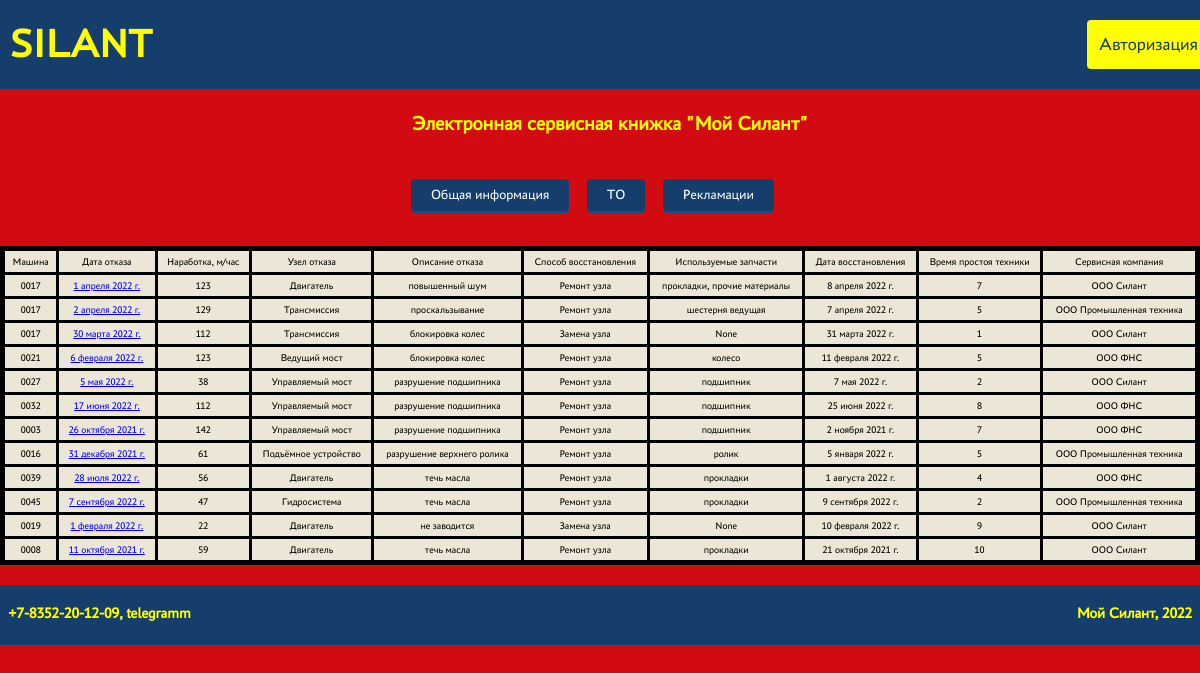
The app's page /claims/ with its own data.
### silant_app/models.py (models this page shows, shortened)
class Claims(models.Model):
    slug = models.SlugField(max_length=255, unique=True, db_index=True, verbose_name="URL")
    date_rejection = models.DateField(auto_now=False, auto_now_add=False, verbose_name='Дата отказа')
    operating_time = models.IntegerField(verbose_name='Наработка, м/час')
    node_rejection = models.ForeignKey(NodeRejection, on_delete=models.CASCADE, verbose_name='Характер отказа')
    description_rejection = models.CharField(max_length=255, verbose_name='Описание отказа')
    recovery_method = models.CharField(max_length=255, verbose_name='Способ восстановления')
    spare_parts = models.ForeignKey(SpareParts,blank=True, null=True, on_delete=models.CASCADE, verbose_name='Используемые запчасти')
    date_recovery = models.DateField(auto_now=False, auto_now_add=False, verbose_name='Дата востановления')
    machine_downtime = models.CharField(max_length=255, verbose_name='Время простоя техники')
    car = models.ForeignKey(Car, on_delete=models.CASCADE, verbose_name='Машина')
    service_company = models.ForeignKey(ServiceCompany,blank=True, on_delete=models.CASCADE, verbose_name='Сервисная компания')
    def get_absolute_url(self):
        return reverse('claims', kwargs={'claims_slug': self.slug})
    class Meta:
        verbose_name = 'Рекламация'
        verbose_name_plural = 'Рекламации'

class Car(models.Model):
    slug = models.SlugField(max_length=255, unique=True, db_index=True, verbose_name="URL")
    machine_serial_number = models.CharField(max_length=255, unique=True, verbose_name='Зав. № машины')
    vehicle_model = models.ForeignKey(VehicleModel, on_delete=models.CASCADE, verbose_name='Модель техники')
    engine_model = models.ForeignKey(EngineModel, on_delete=models.CASCADE, verbose_name='Модель двигателя')
    engine_serial_number = models.CharField(max_length=255, verbose_name='Зав. № двигателя')
    transmission_model = models.ForeignKey(TransmissionModel, on_delete=models.CASCADE, verbose_name='Модель трансмиссии')
    transmission_serial_number = models.CharField(max_length=255, verbose_name='Зав. № трансмиссии')
    drive_axle_model = models.ForeignKey(DriveAxleModel, on_delete=models.CASCADE, verbose_name='Модель ведущего моста')
    drive_axle_serial_number = models.CharField(max_length=255, verbose_name='Зав. № ведущего моста')
    steerable_axle_model = models.ForeignKey(SteerableAxleModel, on_delete=models.CASCADE, verbose_name='Модель управляемого моста')
    steerable_axle_serial_number = models.CharField(max_length=255, verbose_name='Зав. № управляемого моста')
    delivery_contract = models.CharField(max_length=255, verbose_name='Договор поставки №, дата')
    shipping_date = models.DateField(auto_now=False, auto_now_add=False, verbose_name='Дата отгрузки с завода')
    consignee = models.CharField(max_length=255, verbose_name='Грузополучатель')
    delivery_address = models.CharField(max_length=255, verbose_name='Адрес поставки')
    equipment = models.CharField(max_length=255, verbose_name='Комплектация')
    client = models.CharField(max_length=255, verbose_name='Клиент')
    service_company = models.ForeignKey(ServiceCompany, on_delete=models.CASCADE, verbose_name='Сервисная компания')
    def __str__(self):
        return self.machine_serial_number
    class Meta:
        verbose_name = 'Машина'
        verbose_name_plural = 'Машины'

class NodeRejection(models.Model):
    slug = models.SlugField(max_length=255, unique=True, db_index=True, verbose_name="URL")
    title = models.CharField(max_length=255, verbose_name='Название')
    description = models.TextField(verbose_name='Описание', blank=True, null=True, default='Описания нет')
    def __str__(self):
        return self.title
    class Meta:
        verbose_name = 'Узел отказа'
        verbose_name_plural = 'Узлы отказа'

class SpareParts(models.Model):
    slug = models.SlugField(max_length=255, unique=True, db_index=True, verbose_name="URL")
    title = models.CharField(max_length=255, verbose_name='Название')
    description = models.TextField(verbose_name='Описание', blank=True, null=True, default='Описания нет')
    def __str__(self):
        return self.title
    class Meta:
        verbose_name = 'Используемые запчасти'

class ServiceCompany(models.Model):
    slug = models.SlugField(max_length=255, unique=True, db_index=True, verbose_name="URL")
    title = models.CharField(max_length=255, verbose_name='Название')
    description = models.TextField(verbose_name='Описание', blank=True, null=True, default='Описания нет')
    def __str__(self):
        return self.title
    class Meta:
        verbose_name = 'Сервисная компания'
        verbose_name_plural = 'Сервисные компании'

### silant_app/views.py (the view)
# urls.py: path('claims/', ClaimsList.as_view(), name='table_claims'),
class ClaimsList(ListView):
    model = Claims
    template_name = 'silant_app/table_claims.html'
    context_object_name = 'posts'

### silant_app/templates/silant_app/table_claims.html
{% extends 'silant_app/base.html' %}
{% load static %}
{% block content %}
<div class="nav_table">
    <a class="btn" href="{% url 'table_car' %}">Общая информация</a>
    <a class="btn" href="{% url 'table_service' %}">ТО</a>
    <a class="btn" href="{% url 'table_claims' %}">Рекламации</a>
</div>
<table>
    <tr>
        <td>Машина</td>
        <td>Дата отказа</td>
        <td>Наработка, м/час</td>
        <td>Узел отказа</td>
        <td>Описание отказа</td>
        <td>Способ восстановления</td>
        <td>Используемые запчасти</td>
        <td>Дата восстановления</td>
        <td>Время простоя техники</td>
        <td>Сервисная компания</td>
    </tr>
    {% for p in posts %}
    {% autoescape on %}
    <tr>
        <td>{{p.car}}</td>
        <td><a href="{{ p.get_absolute_url }}">{{p.date_rejection}}</a></td>
        <td>{{p.operating_time}}</td>
        <td>{{p.node_rejection}}</td>
        <td>{{p.description_rejection}}</td>
        <td>{{p.recovery_method}}</td>
        <td>{{p.spare_parts}}</td>
        <td>{{p.date_recovery}}</td>
        <td>{{p.machine_downtime}}</td>
        <td>{{p.service_company}}</td>
    </tr>
    {% endautoescape %}
    {% endfor %}
</table>
{% endblock %}

### silant_app/static/silant_app/css/style.css (style rules this page uses)
html, body { font-family: "PT Astra Sans"; font-size: 10px; background-color: #D20A11; margin: 0; padding: 0; height: 100%; width: 100%; color: #000000; }
.nav_table { overflow: hidden; background-color: #D20A11; padding: 20px 10px; text-align: center; }
.btn { display: inline-block; box-sizing: border-box; padding: 0 20px; margin: 0 15px 15px 0; outline: none; border: none; border-radius: 4px; height: 32px; line-height: 32px; font-size: 14px; font-weight: 500; text-decoration: none; color: #fff; background-color: #163E6C; box-shadow: 0 2px #21487f; cursor: pointer; user-select: none; appearance: none; touch-action: manipulation; vertical-align: top; }
table { text-align: center; width: 100%; margin-bottom: 20px; border: 5px solid #000000; border-collapse: collapse; }
table td { background: #EBE6D6; border: 3px solid #000000; padding: 5px; }

### records on screen
Claims: car "0017", date_rejection "1 апреля 2022 г.", operating_time "123", node_rejection "Двигатель", description_rejection "повышенный шум", recovery_method "Ремонт узла", spare_parts "прокладки, прочие материалы", date_recovery "8 апреля 2022 г.", machine_downtime "7", service_company "ООО Силант"
Claims: car "0017", date_rejection "2 апреля 2022 г.", operating_time "129", node_rejection "Трансмиссия", description_rejection "проскальзывание", recovery_method "Ремонт узла", spare_parts "шестерня ведущая", date_recovery "7 апреля 2022 г.", machine_downtime "5", service_company "ООО Промышленная техника"
Claims: car "0017", date_rejection "30 марта 2022 г.", operating_time "112", node_rejection "Трансмиссия", description_rejection "блокировка колес", recovery_method "Замена узла", spare_parts "None", date_recovery "31 марта 2022 г.", machine_downtime "1", service_company "ООО Силант"
Claims: car "0021", date_rejection "6 февраля 2022 г.", operating_time "123", node_rejection "Ведущий мост", description_rejection "блокировка колес", recovery_method "Ремонт узла", spare_parts "колесо", date_recovery "11 февраля 2022 г.", machine_downtime "5", service_company "ООО ФНС"
Claims: car "0027", date_rejection "5 мая 2022 г.", operating_time "38", node_rejection "Управляемый мост", description_rejection "разрушение подшипника", recovery_method "Ремонт узла", spare_parts "подшипник", date_recovery "7 мая 2022 г.", machine_downtime "2", service_company "ООО Силант"
Claims: car "0032", date_rejection "17 июня 2022 г.", operating_time "112", node_rejection "Управляемый мост", description_rejection "разрушение подшипника", recovery_method "Ремонт узла", spare_parts "подшипник", date_recovery "25 июня 2022 г.", machine_downtime "8", service_company "ООО ФНС"
Claims: car "0003", date_rejection "26 октября 2021 г.", operating_time "142", node_rejection "Управляемый мост", description_rejection "разрушение подшипника", recovery_method "Ремонт узла", spare_parts "подшипник", date_recovery "2 ноября 2021 г.", machine_downtime "7", service_company "ООО ФНС"
Claims: car "0016", date_rejection "31 декабря 2021 г.", operating_time "61", node_rejection "Подъёмное устройство", description_rejection "разрушение верхнего ролика", recovery_method "Ремонт узла", spare_parts "ролик", date_recovery "5 января 2022 г.", machine_downtime "5", service_company "ООО Промышленная техника"
Claims: car "0039", date_rejection "28 июля 2022 г.", operating_time "56", node_rejection "Двигатель", description_rejection "течь масла", recovery_method "Ремонт узла", spare_parts "прокладки", date_recovery "1 августа 2022 г.", machine_downtime "4", service_company "ООО ФНС"
Claims: car "0045", date_rejection "7 сентября 2022 г.", operating_time "47", node_rejection "Гидросистема", description_rejection "течь масла", recovery_method "Ремонт узла", spare_parts "прокладки", date_recovery "9 сентября 2022 г.", machine_downtime "2", service_company "ООО Промышленная техника"
Claims: car "0019", date_rejection "1 февраля 2022 г.", operating_time "22", node_rejection "Двигатель", description_rejection "не заводится", recovery_method "Замена узла", spare_parts "None", date_recovery "10 февраля 2022 г.", machine_downtime "9", service_company "ООО Силант"
Claims: car "0008", date_rejection "11 октября 2021 г.", operating_time "59", node_rejection "Двигатель", description_rejection "течь масла", recovery_method "Ремонт узла", spare_parts "прокладки", date_recovery "21 октября 2021 г.", machine_downtime "10", service_company "ООО Силант"
